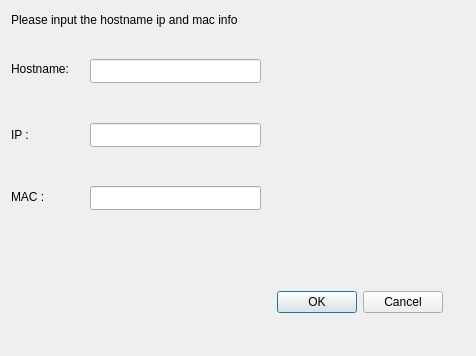
<?xml version="1.0" encoding="UTF-8"?>
<ui version="4.0">
 <class>dialog</class>
 <widget class="QDialog" name="dialog">
  <property name="geometry">
   <rect>
    <x>0</x>
    <y>0</y>
    <width>476</width>
    <height>356</height>
   </rect>
  </property>
  <property name="windowTitle">
   <string>Dialog</string>
  </property>
  <widget class="QDialogButtonBox" name="buttonBox">
   <property name="geometry">
    <rect>
     <x>250</x>
     <y>288</y>
     <width>193</width>
     <height>28</height>
    </rect>
   </property>
   <property name="orientation">
    <enum>Qt::Horizontal</enum>
   </property>
   <property name="standardButtons">
    <set>QDialogButtonBox::Cancel|QDialogButtonBox::Ok</set>
   </property>
  </widget>
  <widget class="QLabel" name="label">
   <property name="geometry">
    <rect>
     <x>11</x>
     <y>11</y>
     <width>341</width>
     <height>18</height>
    </rect>
   </property>
   <property name="font">
    <font>
     <pointsize>9</pointsize>
    </font>
   </property>
   <property name="text">
    <string>Please input the hostname ip and mac info</string>
   </property>
  </widget>
  <widget class="QLineEdit" name="lineEdit_addhost">
   <property name="geometry">
    <rect>
     <x>90</x>
     <y>59</y>
     <width>171</width>
     <height>24</height>
    </rect>
   </property>
   <property name="font">
    <font>
     <pointsize>9</pointsize>
    </font>
   </property>
  </widget>
  <widget class="QLabel" name="label_hostname">
   <property name="geometry">
    <rect>
     <x>11</x>
     <y>60</y>
     <width>72</width>
     <height>18</height>
    </rect>
   </property>
   <property name="font">
    <font>
     <pointsize>9</pointsize>
    </font>
   </property>
   <property name="text">
    <string>Hostname:</string>
   </property>
  </widget>
  <widget class="QLineEdit" name="lineEdit_addIP">
   <property name="geometry">
    <rect>
     <x>90</x>
     <y>123</y>
     <width>171</width>
     <height>24</height>
    </rect>
   </property>
   <property name="font">
    <font>
     <pointsize>9</pointsize>
    </font>
   </property>
  </widget>
  <widget class="QLabel" name="label_IP">
   <property name="geometry">
    <rect>
     <x>11</x>
     <y>126</y>
     <width>72</width>
     <height>18</height>
    </rect>
   </property>
   <property name="font">
    <font>
     <pointsize>9</pointsize>
    </font>
   </property>
   <property name="text">
    <string>IP :</string>
   </property>
  </widget>
  <widget class="QLineEdit" name="lineEdit_addMAC">
   <property name="geometry">
    <rect>
     <x>90</x>
     <y>186</y>
     <width>171</width>
     <height>24</height>
    </rect>
   </property>
   <property name="font">
    <font>
     <pointsize>9</pointsize>
    </font>
   </property>
  </widget>
  <widget class="QLabel" name="label_MAC">
   <property name="geometry">
    <rect>
     <x>11</x>
     <y>188</y>
     <width>72</width>
     <height>18</height>
    </rect>
   </property>
   <property name="font">
    <font>
     <pointsize>9</pointsize>
    </font>
   </property>
   <property name="text">
    <string>MAC :</string>
   </property>
  </widget>
 </widget>
 <resources/>
 <connections>
  <connection>
   <sender>buttonBox</sender>
   <signal>accepted()</signal>
   <receiver>dialog</receiver>
   <slot>accept()</slot>
   <hints>
    <hint type="sourcelabel">
     <x>248</x>
     <y>254</y>
    </hint>
    <hint type="destinationlabel">
     <x>157</x>
     <y>274</y>
    </hint>
   </hints>
  </connection>
  <connection>
   <sender>buttonBox</sender>
   <signal>rejected()</signal>
   <receiver>dialog</receiver>
   <slot>reject()</slot>
   <hints>
    <hint type="sourcelabel">
     <x>316</x>
     <y>260</y>
    </hint>
    <hint type="destinationlabel">
     <x>286</x>
     <y>274</y>
    </hint>
   </hints>
  </connection>
 </connections>
</ui>
